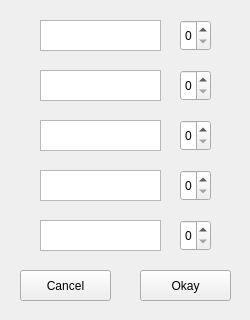
<?xml version="1.0" encoding="UTF-8"?>
<ui version="4.0">
 <class>Form</class>
 <widget class="QWidget" name="Form">
  <property name="geometry">
   <rect>
    <x>0</x>
    <y>0</y>
    <width>250</width>
    <height>320</height>
   </rect>
  </property>
  <property name="minimumSize">
   <size>
    <width>250</width>
    <height>320</height>
   </size>
  </property>
  <property name="maximumSize">
   <size>
    <width>250</width>
    <height>320</height>
   </size>
  </property>
  <property name="windowTitle">
   <string>Form</string>
  </property>
  <widget class="QSpinBox" name="player1CardsBox">
   <property name="geometry">
    <rect>
     <x>180</x>
     <y>20</y>
     <width>31</width>
     <height>31</height>
    </rect>
   </property>
  </widget>
  <widget class="QSpinBox" name="player3CardsBox">
   <property name="geometry">
    <rect>
     <x>180</x>
     <y>120</y>
     <width>31</width>
     <height>31</height>
    </rect>
   </property>
  </widget>
  <widget class="QSpinBox" name="player4CardsBox">
   <property name="geometry">
    <rect>
     <x>180</x>
     <y>170</y>
     <width>31</width>
     <height>31</height>
    </rect>
   </property>
  </widget>
  <widget class="QSpinBox" name="player5CardsBox">
   <property name="geometry">
    <rect>
     <x>180</x>
     <y>220</y>
     <width>31</width>
     <height>31</height>
    </rect>
   </property>
  </widget>
  <widget class="QSpinBox" name="player2CardsBox">
   <property name="geometry">
    <rect>
     <x>180</x>
     <y>70</y>
     <width>31</width>
     <height>31</height>
    </rect>
   </property>
  </widget>
  <widget class="QTextEdit" name="player1Text">
   <property name="geometry">
    <rect>
     <x>40</x>
     <y>20</y>
     <width>121</width>
     <height>31</height>
    </rect>
   </property>
   <property name="readOnly">
    <bool>true</bool>
   </property>
  </widget>
  <widget class="QTextEdit" name="player2Text">
   <property name="geometry">
    <rect>
     <x>40</x>
     <y>70</y>
     <width>121</width>
     <height>31</height>
    </rect>
   </property>
   <property name="readOnly">
    <bool>true</bool>
   </property>
  </widget>
  <widget class="QTextEdit" name="player3Text">
   <property name="geometry">
    <rect>
     <x>40</x>
     <y>120</y>
     <width>121</width>
     <height>31</height>
    </rect>
   </property>
   <property name="readOnly">
    <bool>true</bool>
   </property>
  </widget>
  <widget class="QTextEdit" name="Player4Text">
   <property name="geometry">
    <rect>
     <x>40</x>
     <y>170</y>
     <width>121</width>
     <height>31</height>
    </rect>
   </property>
   <property name="readOnly">
    <bool>true</bool>
   </property>
  </widget>
  <widget class="QTextEdit" name="player5Text">
   <property name="geometry">
    <rect>
     <x>40</x>
     <y>220</y>
     <width>121</width>
     <height>31</height>
    </rect>
   </property>
   <property name="readOnly">
    <bool>true</bool>
   </property>
  </widget>
  <widget class="QPushButton" name="okayButton">
   <property name="geometry">
    <rect>
     <x>140</x>
     <y>270</y>
     <width>91</width>
     <height>31</height>
    </rect>
   </property>
   <property name="text">
    <string>Okay</string>
   </property>
  </widget>
  <widget class="QPushButton" name="cancelButton">
   <property name="geometry">
    <rect>
     <x>20</x>
     <y>270</y>
     <width>91</width>
     <height>31</height>
    </rect>
   </property>
   <property name="text">
    <string>Cancel</string>
   </property>
  </widget>
 </widget>
 <resources/>
 <connections/>
</ui>
